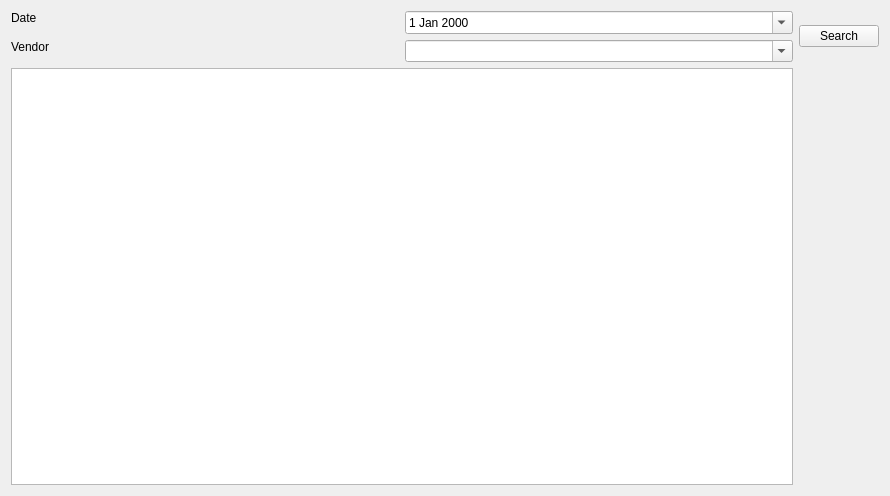
<?xml version="1.0" encoding="UTF-8"?>
<ui version="4.0">
 <class>view_purchase</class>
 <widget class="QWidget" name="view_purchase">
  <property name="geometry">
   <rect>
    <x>0</x>
    <y>0</y>
    <width>890</width>
    <height>496</height>
   </rect>
  </property>
  <property name="windowTitle">
   <string>Form</string>
  </property>
  <layout class="QHBoxLayout" name="horizontalLayout">
   <item>
    <layout class="QGridLayout" name="gridLayout_2">
     <item row="0" column="0">
      <layout class="QGridLayout" name="gridLayout">
       <item row="0" column="0">
        <widget class="QLabel" name="label">
         <property name="text">
          <string>Date</string>
         </property>
        </widget>
       </item>
       <item row="0" column="1" rowspan="2">
        <widget class="QDateEdit" name="dateEdit">
         <property name="calendarPopup">
          <bool>true</bool>
         </property>
        </widget>
       </item>
       <item row="1" column="0" rowspan="2">
        <widget class="QLabel" name="label_2">
         <property name="text">
          <string>Vendor</string>
         </property>
        </widget>
       </item>
       <item row="2" column="1">
        <widget class="QComboBox" name="comboBox">
         <property name="editable">
          <bool>true</bool>
         </property>
        </widget>
       </item>
      </layout>
     </item>
     <item row="1" column="0">
      <widget class="QTableWidget" name="tableWidget"/>
     </item>
     <item row="0" column="1">
      <widget class="QPushButton" name="pushButton">
       <property name="text">
        <string>Search</string>
       </property>
      </widget>
     </item>
    </layout>
   </item>
  </layout>
 </widget>
 <resources/>
 <connections/>
</ui>
